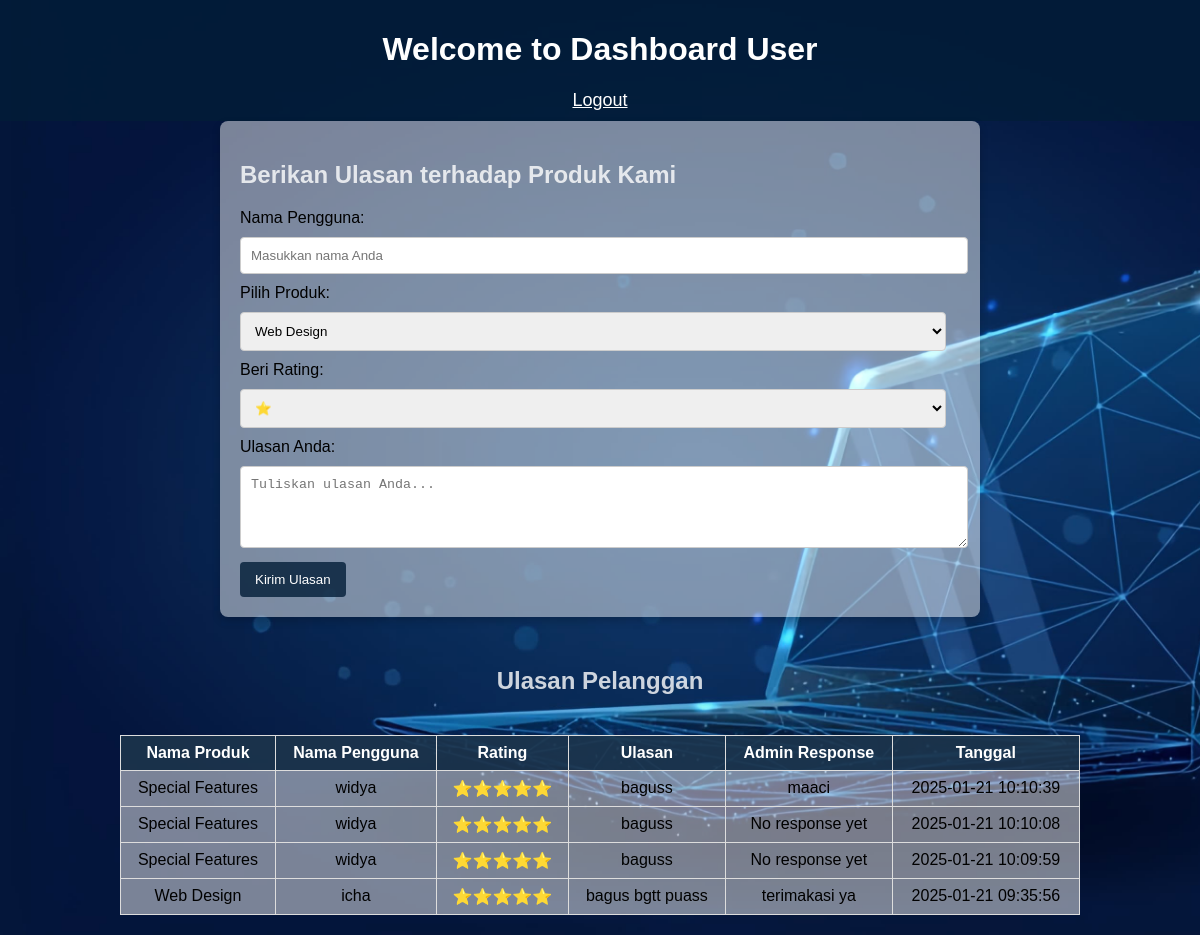
/user_dashboard.php (signed in), run on the app's committed database.
### tables this page shows
CREATE TABLE `reviews` (
  `id` int(11) NOT NULL,
  `product_id` int(11) NOT NULL,
  `rating` int(11) NOT NULL CHECK (`rating` between 1 and 5),
  `review` text NOT NULL,
  `username` varchar(100) NOT NULL,
  `created_at` timestamp NOT NULL DEFAULT current_timestamp()
);

CREATE TABLE `products` (
  `id` int(11) NOT NULL,
  `name` varchar(255) NOT NULL,
  `description` text DEFAULT NULL,
  `price` varchar(50) NOT NULL,
  `created_at` timestamp NOT NULL DEFAULT current_timestamp()
);

CREATE TABLE `responses` (
  `id` int(11) NOT NULL,
  `review_id` int(11) NOT NULL,
  `response` text NOT NULL,
  `created_at` timestamp NOT NULL DEFAULT current_timestamp()
);

### user_dashboard.php (the view, shortened to what this page needs)
<?php
$conn = new mysqli('localhost', 'root', '', 'user_login');
$sql_products = "SELECT * FROM products";
$result_products = $conn->query($sql_products);
$sql_reviews = "
    SELECT reviews.*, products.name AS product_name, responses.response AS admin_response
    FROM reviews
    INNER JOIN products ON reviews.product_id = products.id
    LEFT JOIN responses ON reviews.id = responses.review_id
    ORDER BY reviews.created_at DESC";
$result_reviews = $conn->query($sql_reviews);
?>
<!DOCTYPE html>
<html lang="en">
<head>
</head>
<body>
    <header>
        <h1>Welcome to Dashboard User</h1>
        <nav>
            <a href="logout.php" style="color: white; font-size: 18px;">Logout</a>
        </nav>
    </header>
    <form method="POST" action="">
        <h2>Berikan Ulasan terhadap Produk Kami</h2>
        <label for="username">Nama Pengguna:</label>
        <input type="text" name="username" id="username" required placeholder="Masukkan nama Anda">
        <label for="product_id">Pilih Produk:</label>
        <select name="product_id" id="product_id" required>
            <?php while ($row = $result_products->fetch_assoc()): ?>
                <option value="<?php echo $row['id']; ?>"><?php echo $row['name']; ?></option>
            <?php endwhile; ?>
        </select>
        <label for="rating">Beri Rating:</label>
        <select name="rating" id="rating" required>
            <option value="1">⭐</option>
        </select>
        <label for="review">Ulasan Anda:</label>
        <textarea name="review" id="review" rows="4" placeholder="Tuliskan ulasan Anda..." required></textarea>
        <button type="submit">Kirim Ulasan</button>
    </form>
    <h2>Ulasan Pelanggan</h2>
    <?php if ($result_reviews->num_rows > 0): ?>
        <table>
            <thead>
                <tr>
                    <th>Nama Produk</th>
                    <th>Nama Pengguna</th>
                    <th>Rating</th>
                    <th>Ulasan</th>
                    <th>Admin Response</th>
                    <th>Tanggal</th>
                </tr>
            </thead>
            <tbody>
                <?php while ($row = $result_reviews->fetch_assoc()): ?>
                    <tr>
                        <td><?php echo $row['product_name']; ?></td>
                        <td><?php echo $row['username']; ?></td>
                        <td><?php echo str_repeat('⭐', $row['rating']); ?></td>
                        <td><?php echo htmlspecialchars($row['review']); ?></td>
                        <td><?php echo $row['admin_response'] ? htmlspecialchars($row['admin_response']) : "No response yet"; ?></td>
                        <td><?php echo $row['created_at']; ?></td>
                    </tr>
                <?php endwhile; ?>
            </tbody>
        </table>
    <?php else: ?>
        <p>Tidak ada ulasan tersedia.</p>
    <?php endif; ?>
</body>
</html>

### user_dashboard.php (style rules this page uses)
body { font-family: Arial, sans-serif; background-color:rgba(240, 248, 255, 0.62); background-image: url(backgrounduserdashboard.jpg); background-size: cover; margin: 0; padding: 0; display: flex; flex-direction: column; align-items: center; justify-content: center; min-height: 100vh; }
header { background-color: rgba(2, 29, 55, 0.8); color: white; width: 100%; text-align: center; padding: 10px; }
table { background: rgba(255, 255, 255, 0.47); width: 80%; border-collapse: collapse; margin: 20px 0; }
th, td { border: 1px solid #ddd; text-align: center; padding: 8px; }
th { background-color:rgba(2, 29, 55, 0.8); color: white; }
form { width: 60%; background: rgba(255, 255, 255, 0.47); padding: 20px; border-radius: 8px; box-shadow: 0px 4px 8px rgba(0, 0, 0, 0.2); margin-bottom: 30px; }
input, select, textarea { width: 98%; padding: 10px; margin: 10px 0; border: 1px solid #ccc; border-radius: 4px; }
button { background-color:rgba(2, 29, 55, 0.8); color: white; padding: 10px 15px; border: none; border-radius: 4px; cursor: pointer; }
h2 { color: rgba(255, 255, 255, 0.8); }

### data on the page
reviews: product.name "Special Features", username "widya", rating "⭐⭐⭐⭐⭐", review "baguss", responses.response "maaci", created_at "2025-01-21 10:10:39"
reviews: product.name "Special Features", username "widya", rating "⭐⭐⭐⭐⭐", review "baguss", shows "No response yet", created_at "2025-01-21 10:10:08"
reviews: product.name "Special Features", username "widya", rating "⭐⭐⭐⭐⭐", review "baguss", shows "No response yet", created_at "2025-01-21 10:09:59"
reviews: product.name "Web Design", username "icha", rating "⭐⭐⭐⭐⭐", review "bagus bgtt puass", responses.response "terimakasi ya", created_at "2025-01-21 09:35:56"

### other printed values
form field product_id "Web Design"
